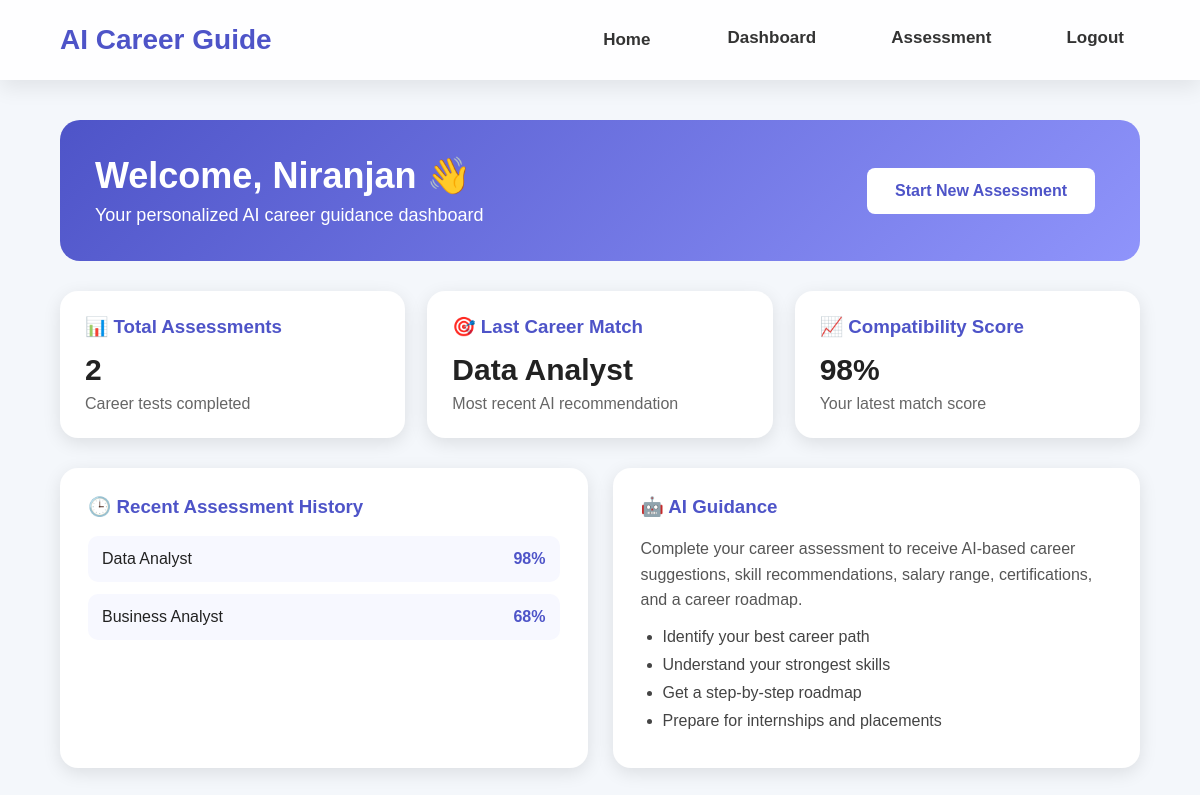
/dashboard (signed in), run on the app's committed database.
### tables this page shows
CREATE TABLE assessments (
            id INTEGER PRIMARY KEY AUTOINCREMENT,
            user_id INTEGER,
            career TEXT,
            score INTEGER,
            interest TEXT,
            skill TEXT,
            work_style TEXT,
            goal TEXT,
            personality TEXT
        );

### app.py (the view)
@app.route("/dashboard")
def dashboard():
    if "user_id" not in session:
        return redirect("/login")
    conn = sqlite3.connect("database.db")
    cursor = conn.cursor()
    cursor.execute(
        "SELECT COUNT(*) FROM assessments WHERE user_id = ?",
        (session["user_id"],)
    )
    total_assessments = cursor.fetchone()[0]
    cursor.execute(
        "SELECT career, score FROM assessments WHERE user_id = ? ORDER BY id DESC LIMIT 1",
        (session["user_id"],)
    )
    last_result = cursor.fetchone()
    cursor.execute(
        "SELECT career, score FROM assessments WHERE user_id = ? ORDER BY id DESC LIMIT 5",
        (session["user_id"],)
    )
    recent_results = cursor.fetchall()
    cursor.execute(
        "SELECT mobile, college, department, year, cgpa, state FROM profiles WHERE user_id = ?",
        (session["user_id"],)
    )
    profile = cursor.fetchone()
    conn.close()
    last_career = last_result[0] if last_result else "Not Taken Yet"
    last_score = last_result[1] if last_result else 0
    return render_template(
        "dashboard.html",
        name=session["user_name"],
        total_assessments=total_assessments,
        last_career=last_career,
        last_score=last_score,
        recent_results=recent_results,
        profile=profile
    )

### templates/dashboard.html (shortened to what this page needs)
<!DOCTYPE html>
<html>
<head>
    <link rel="stylesheet" href="{{ url_for('static', filename='style.css') }}">
</head>
<body>
<nav class="navbar">
    <div class="logo">AI Career Guide</div>
    <div class="nav-links">
        <a href="/">Home</a>
        <a href="/dashboard">Dashboard</a>
        <a href="/questionnaire">Assessment</a>
        <a href="/logout">Logout</a>
    </div>
</nav>
<section class="pro-dashboard">
    <div class="dashboard-header">
        <div>
            <h1>Welcome, {{ name }} 👋</h1>
            <p>Your personalized AI career guidance dashboard</p>
        </div>
        <a href="/questionnaire" class="btn primary">Start New Assessment</a>
    </div>
    <div class="dashboard-cards">
        <div class="dash-card">
            <h3>📊 Total Assessments</h3>
            <h2>{{ total_assessments }}</h2>
            <p>Career tests completed</p>
        </div>
        <div class="dash-card">
            <h3>🎯 Last Career Match</h3>
            <h2>{{ last_career }}</h2>
            <p>Most recent AI recommendation</p>
        </div>
        <div class="dash-card">
            <h3>📈 Compatibility Score</h3>
            <h2>{{ last_score }}%</h2>
            <p>Your latest match score</p>
        </div>
    </div>
    <div class="dashboard-main">
        <div class="activity-box">
            <h3>🕒 Recent Assessment History</h3>
            {% if recent_results %}
                {% for item in recent_results %}
                <div class="activity-item">
                    <span>{{ item[0] }}</span>
                    <strong>{{ item[1] }}%</strong>
                </div>
                {% endfor %}
            {% else %}
                <p>No assessments taken yet. Start your first career assessment.</p>
            {% endif %}
        </div>
        <div class="guide-box">
            <h3>🤖 AI Guidance</h3>
            <p>
                Complete your career assessment to receive AI-based career suggestions,
                skill recommendations, salary range, certifications, and a career roadmap.
            </p>
            <ul>
                <li>Identify your best career path</li>
                <li>Understand your strongest skills</li>
                <li>Get a step-by-step roadmap</li>
                <li>Prepare for internships and placements</li>
            </ul>
        </div>
    </div>
</section>
</body>
</html>

### static/style.css (style rules this page uses)
* { margin: 0; padding: 0; box-sizing: border-box; }
body { font-family: Arial, sans-serif; background: #f4f7fb; color: #222; }
.navbar { width: 100%; padding: 20px 60px; background: #ffffff; display: flex; justify-content: space-between; align-items: center; box-shadow: 0 3px 12px rgba(0,0,0,0.08); }
.logo { font-size: 24px; font-weight: bold; color: #4e54c8; }
.nav-links a { text-decoration: none; margin-left: 25px; color: #333; font-weight: 500; }
.btn { text-decoration: none; padding: 14px 28px; border-radius: 8px; margin: 10px; display: inline-block; font-weight: bold; }
.primary { background: white; color: #4e54c8; }
.pro-dashboard { width: 90%; max-width: 1100px; margin: 40px auto; }
.dashboard-header { background: linear-gradient(135deg, #4e54c8, #8f94fb); color: white; padding: 35px; border-radius: 20px; display: flex; justify-content: space-between; align-items: center; }
.dashboard-header h1 { font-size: 36px; margin-bottom: 8px; }
.dashboard-header p { font-size: 18px; }
.dashboard-cards { display: grid; grid-template-columns: repeat(3, 1fr); gap: 22px; margin: 30px 0; }
.dash-card { background: white; padding: 25px; border-radius: 18px; box-shadow: 0 5px 18px rgba(0,0,0,0.10); }
.dash-card h3 { color: #4e54c8; margin-bottom: 15px; }
.dash-card h2 { font-size: 30px; color: #222; margin-bottom: 8px; }
.dash-card p { color: #666; }
.dashboard-main { display: grid; grid-template-columns: 1fr 1fr; gap: 25px; }
.activity-box, .guide-box { background: white; padding: 28px; border-radius: 18px; box-shadow: 0 5px 18px rgba(0,0,0,0.10); }
.activity-box h3, .guide-box h3 { color: #4e54c8; margin-bottom: 18px; }
.activity-item { display: flex; justify-content: space-between; background: #f7f8ff; padding: 14px; border-radius: 10px; margin-bottom: 12px; }
.activity-item strong { color: #4e54c8; }
.guide-box p { color: #555; line-height: 1.6; margin-bottom: 15px; }
.guide-box ul { padding-left: 22px; }
.guide-box li { margin-bottom: 10px; color: #444; }
.nav-links a { transition: all 0.3s ease; }
.btn { transition: all .3s ease; }
.navbar { position: sticky; top: 0; z-index: 1000; display: flex; justify-content: space-between; align-items: center; padding: 18px 60px; background: rgba(255,255,255,.85); backdrop-filter: blur(12px); box-shadow: 0 8px 20px rgba(0,0,0,.08); animation: navbarSlide .8s ease; }
.logo { font-size: 28px; font-weight: 800; color:#4e54c8; cursor:pointer; transition:.4s; }
.nav-links { display:flex; gap:18px; }
.nav-links a { text-decoration:none; color:#333; font-weight:600; font-size:17px; padding:12px 18px; border-radius:10px; position:relative; transition:.35s; }
.nav-links a::after { content:""; position:absolute; bottom:5px; left:50%; width:0; height:3px; background:#4e54c8; transition:.35s; transform:translateX(-50%); }
.navbar { position: sticky; top: 0; z-index: 1000; animation: navbarSlideDown 0.8s ease; }
.logo { transition: 0.35s ease; }
.nav-links a { position: relative; transition: 0.35s ease; }
.nav-links a::after { content: ""; position: absolute; left: 50%; bottom: 4px; width: 0; height: 3px; background: #4e54c8; transform: translateX(-50%); transition: 0.35s ease; border-radius: 10px; }
.nav-links a[href="/dashboard"], .nav-links a[href="/questionnaire"], .nav-links a[href="/logout"], .nav-links a[href="/download_report"] { font-weight: 700; padding: 10px 16px; border-radius: 10px; }

### data on the page
assessments: career "Data Analyst", score "98"
assessments: career "Business Analyst", score "68"

### other printed values
{{ name }} "Niranjan"
{{ total_assessments }} "2"
{{ last_score }} "98"
